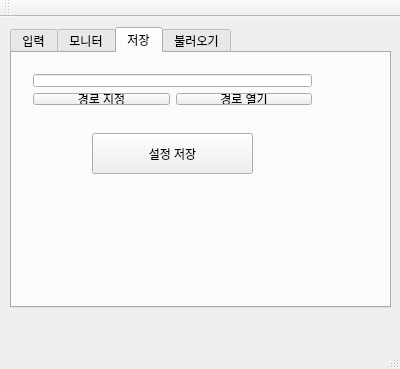
<?xml version="1.0" encoding="UTF-8"?>
<ui version="4.0">
 <class>MainWindow</class>
 <widget class="QMainWindow" name="MainWindow">
  <property name="geometry">
   <rect>
    <x>0</x>
    <y>0</y>
    <width>400</width>
    <height>369</height>
   </rect>
  </property>
  <property name="windowTitle">
   <string>MainWindow</string>
  </property>
  <widget class="QWidget" name="centralWidget">
   <widget class="QTabWidget" name="tabWidget_1">
    <property name="geometry">
     <rect>
      <x>10</x>
      <y>10</y>
      <width>381</width>
      <height>281</height>
     </rect>
    </property>
    <property name="currentIndex">
     <number>2</number>
    </property>
    <widget class="QWidget" name="tab_1_input">
     <attribute name="title">
      <string>입력</string>
     </attribute>
     <widget class="QWidget" name="gridLayoutWidget">
      <property name="geometry">
       <rect>
        <x>10</x>
        <y>10</y>
        <width>251</width>
        <height>151</height>
       </rect>
      </property>
      <layout class="QGridLayout" name="gridLayout">
       <item row="5" column="0">
        <widget class="QLabel" name="label_5">
         <property name="text">
          <string>공격</string>
         </property>
        </widget>
       </item>
       <item row="4" column="0">
        <widget class="QLabel" name="label_4">
         <property name="text">
          <string>오른쪽</string>
         </property>
        </widget>
       </item>
       <item row="1" column="0">
        <widget class="QLabel" name="labe_1">
         <property name="text">
          <string>위</string>
         </property>
        </widget>
       </item>
       <item row="2" column="0">
        <widget class="QLabel" name="label_2">
         <property name="text">
          <string>아래</string>
         </property>
        </widget>
       </item>
       <item row="3" column="0">
        <widget class="QLabel" name="label_3">
         <property name="text">
          <string>왼쪽</string>
         </property>
        </widget>
       </item>
       <item row="1" column="1">
        <widget class="QComboBox" name="comboBox_1_up">
         <item>
          <property name="text">
           <string>W</string>
          </property>
         </item>
        </widget>
       </item>
       <item row="2" column="1">
        <widget class="QComboBox" name="comboBox_2_down">
         <item>
          <property name="text">
           <string>S</string>
          </property>
         </item>
        </widget>
       </item>
       <item row="3" column="1">
        <widget class="QComboBox" name="comboBox_3_left">
         <item>
          <property name="text">
           <string>A</string>
          </property>
         </item>
        </widget>
       </item>
       <item row="4" column="1">
        <widget class="QComboBox" name="comboBox_4_right">
         <item>
          <property name="text">
           <string>D</string>
          </property>
         </item>
        </widget>
       </item>
       <item row="5" column="1">
        <widget class="QComboBox" name="comboBox_5_attack">
         <item>
          <property name="text">
           <string>Space</string>
          </property>
         </item>
        </widget>
       </item>
      </layout>
     </widget>
    </widget>
    <widget class="QWidget" name="tab_2_monitor">
     <attribute name="title">
      <string>모니터</string>
     </attribute>
     <widget class="QWidget" name="verticalLayoutWidget">
      <property name="geometry">
       <rect>
        <x>10</x>
        <y>10</y>
        <width>160</width>
        <height>151</height>
       </rect>
      </property>
      <layout class="QVBoxLayout" name="verticalLayout">
       <item>
        <widget class="QRadioButton" name="radioButton_1_VGA">
         <property name="text">
          <string>VGA</string>
         </property>
        </widget>
       </item>
       <item>
        <widget class="QRadioButton" name="radioButton_2_DVI">
         <property name="text">
          <string>DVI</string>
         </property>
        </widget>
       </item>
       <item>
        <widget class="QRadioButton" name="radioButton_3_HDMI">
         <property name="text">
          <string>HDMI</string>
         </property>
        </widget>
       </item>
      </layout>
     </widget>
    </widget>
    <widget class="QWidget" name="tab_3_save">
     <attribute name="title">
      <string>저장</string>
     </attribute>
     <widget class="QWidget" name="verticalLayoutWidget_2">
      <property name="geometry">
       <rect>
        <x>10</x>
        <y>10</y>
        <width>301</width>
        <height>53</height>
       </rect>
      </property>
      <layout class="QVBoxLayout" name="verticalLayout_2">
       <item>
        <widget class="QLineEdit" name="lineEdit_1_address"/>
       </item>
       <item>
        <layout class="QHBoxLayout" name="horizontalLayout_2">
         <item>
          <widget class="QPushButton" name="pushButton_1_pointAddress">
           <property name="text">
            <string>경로 지정</string>
           </property>
          </widget>
         </item>
         <item>
          <widget class="QPushButton" name="pushButton_2_openAddress">
           <property name="text">
            <string>경로 열기</string>
           </property>
          </widget>
         </item>
        </layout>
       </item>
      </layout>
     </widget>
     <widget class="QPushButton" name="pushButton_3saveSetting">
      <property name="geometry">
       <rect>
        <x>80</x>
        <y>80</y>
        <width>161</width>
        <height>41</height>
       </rect>
      </property>
      <property name="text">
       <string>설정 저장</string>
      </property>
     </widget>
    </widget>
    <widget class="QWidget" name="tab_4_load">
     <attribute name="title">
      <string>불러오기</string>
     </attribute>
     <widget class="QTextBrowser" name="textBrowser">
      <property name="geometry">
       <rect>
        <x>10</x>
        <y>10</y>
        <width>201</width>
        <height>231</height>
       </rect>
      </property>
     </widget>
     <widget class="QPushButton" name="pushButton_4_openfile">
      <property name="geometry">
       <rect>
        <x>230</x>
        <y>40</y>
        <width>101</width>
        <height>61</height>
       </rect>
      </property>
      <property name="text">
       <string>파일열기</string>
      </property>
     </widget>
     <widget class="QPushButton" name="pushButton_5_apply">
      <property name="geometry">
       <rect>
        <x>230</x>
        <y>110</y>
        <width>101</width>
        <height>61</height>
       </rect>
      </property>
      <property name="text">
       <string>적용하기</string>
      </property>
     </widget>
    </widget>
   </widget>
  </widget>
  <widget class="QMenuBar" name="menuBar">
   <property name="geometry">
    <rect>
     <x>0</x>
     <y>0</y>
     <width>400</width>
     <height>21</height>
    </rect>
   </property>
  </widget>
  <widget class="QToolBar" name="mainToolBar">
   <attribute name="toolBarArea">
    <enum>TopToolBarArea</enum>
   </attribute>
   <attribute name="toolBarBreak">
    <bool>false</bool>
   </attribute>
  </widget>
  <widget class="QStatusBar" name="statusBar"/>
 </widget>
 <layoutdefault spacing="6" margin="11"/>
 <resources/>
 <connections/>
</ui>
